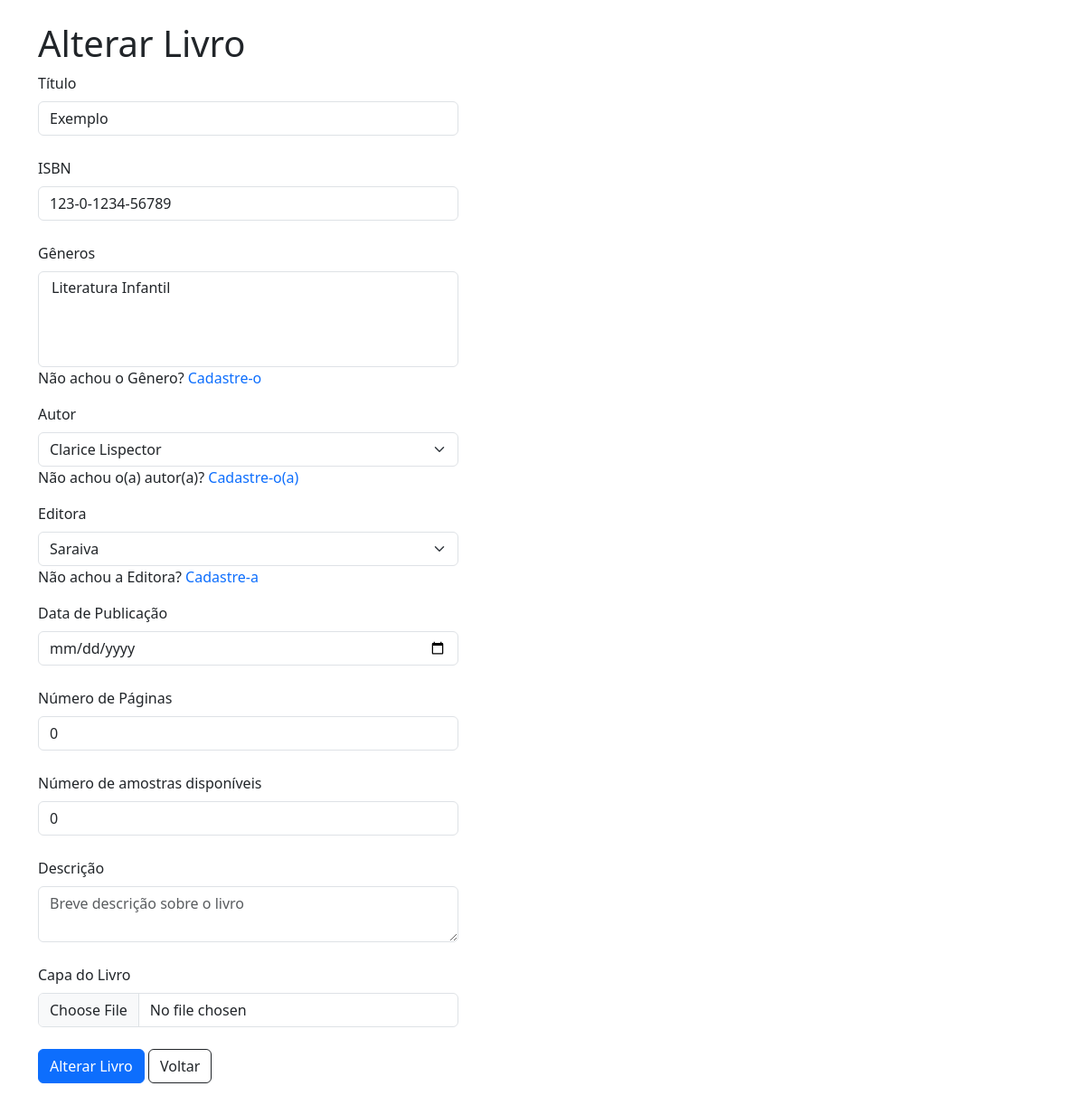
The page /livros/alterar_livro/6/ (signed in) on the database as committed earlier.
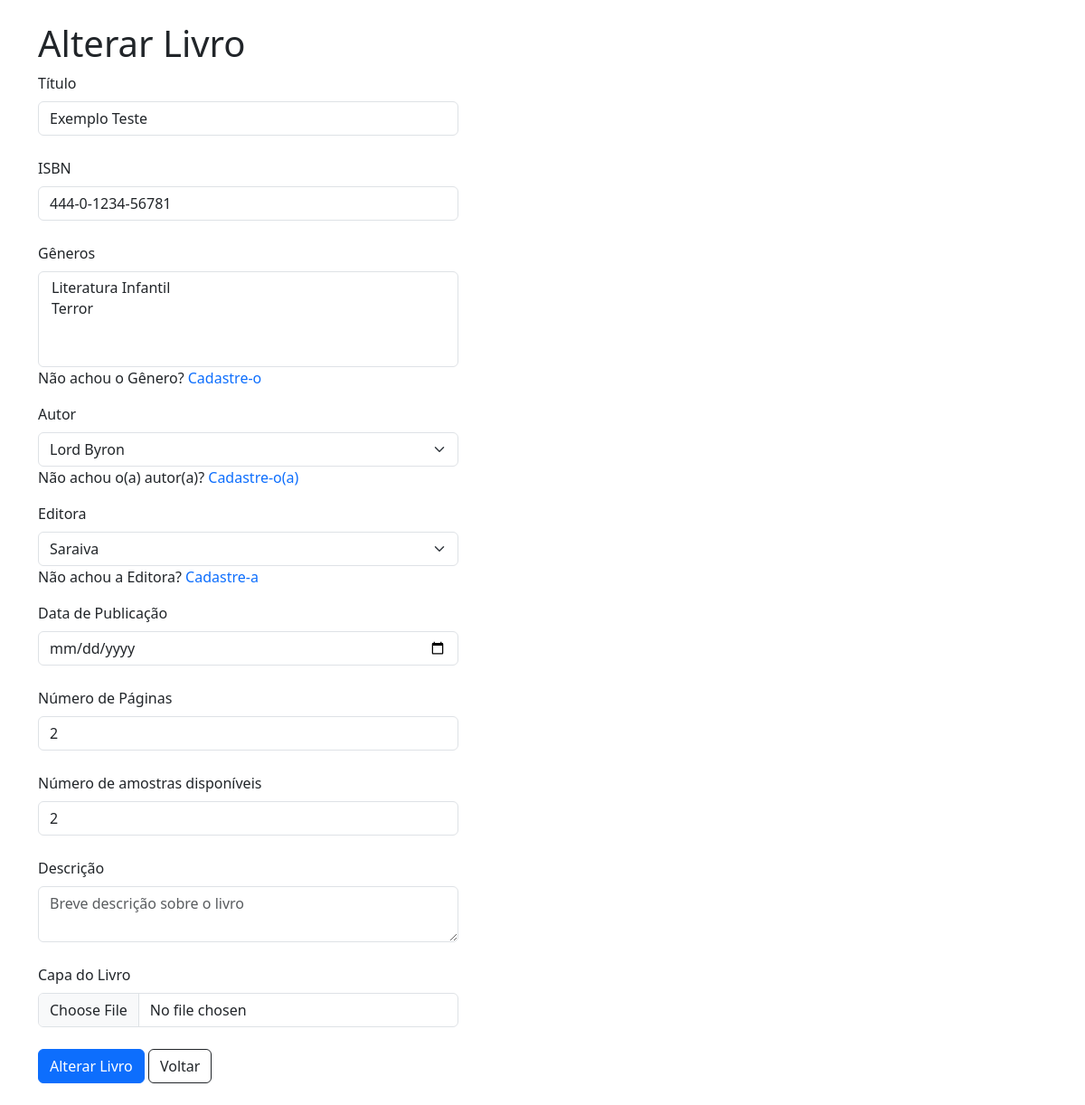
The same page on the database as committed later.
### livros/models.py (models this page shows, shortened)
class Livro(models.Model): #TODO adicionar genero do livro
    titulo = models.CharField(max_length=150, null=False, blank=False)
    isbn = models.CharField(max_length=20, unique=True, null=False)
    generos = models.ManyToManyField(Genero, related_name='livros')
    autor = models.ForeignKey(Autor, on_delete=models.CASCADE)
    editora = models.ForeignKey(Editora, on_delete=models.CASCADE)
    data_publicacao = models.DateField(null=False)
    numero_paginas = models.PositiveIntegerField(null=False)
    numero_amostras = models.PositiveIntegerField(null=False)
    descricao = models.TextField(blank=True)
    capa = models.ImageField(upload_to='livros_capas')
    data_cadastro = models.DateTimeField(auto_now_add=True)
    data_ultima_atualizacao = models.DateTimeField(auto_now=True)
    funcionario = models.ForeignKey(DadosFuncionario, on_delete=models.DO_NOTHING)

class Autor(models.Model):
    GENERO_CHOICES = [
        ('M', 'Masculino'),
        ('F', 'Feminino'),
        ('O', 'Outros'),
    ]
    nome = models.CharField(max_length=80, null=False)
    genero = models.CharField(max_length=10, choices=GENERO_CHOICES, default='O')
    biografia = models.TextField(null=False)
    nacionalidade = models.CharField(max_length=30, null=False)
    data_nascimento = models.DateField(null=False)
    data_cadastro = models.DateTimeField(auto_now_add=True)
    data_ultima_atualizacao = models.DateTimeField(auto_now=True)
    funcionario = models.ForeignKey(DadosFuncionario, on_delete=models.DO_NOTHING)
    foto_autor = models.ImageField(upload_to='autores')

class Editora(models.Model):
    nome = models.CharField(max_length=250, null=False)
    cnpj = models.CharField(max_length=18, unique=True)
    endereco = models.CharField(max_length=255, null=False)
    telefone = models.CharField(max_length=20, blank=True)
    email = models.EmailField(unique=True)
    site = models.URLField(null=True, blank=True)
    descricao = models.TextField(blank=True)
    data_cadastro = models.DateTimeField(auto_now_add=True)
    data_ultima_atualizacao = models.DateTimeField(auto_now=True)
    funcionario = models.ForeignKey(DadosFuncionario, on_delete=models.DO_NOTHING)
    foto_editora = models.ImageField(upload_to='editoras')

### livros/views.py (the view, shortened to what this page needs)
# urls.py: path('alterar_livro/<int:id>/', views.alterar_livro, name="alterar_livro"),
def alterar_livro(request, id):
    if not is_funcionario(request):
        add_message(request, constants.WARNING, "Você não é funcionário!")
        return redirect(visualizar_livros)
    try:
        livro = Livro.objects.get(id=id)
    except:
        add_message(request, constants.ERROR, "ID de livro inválido!")
        return redirect(visualizar_livros)
    if request.method == 'GET':
        autores = Autor.objects.all()
        editoras = Editora.objects.all()
        generos = Genero.objects.all()
        return render(request, 'alterar_livro.html', {'livro': livro, 'autores': autores, 'editoras': editoras, 'generos': generos})

### funcionarios/models.py (called while the page is built)
def is_funcionario(request):
    try:
        if DadosFuncionario.objects.filter(user=request.user, status=True):
            return True
    except:
        return False

### livros/templates/alterar_livro.html (shortened to what this page needs)
{% extends "base.html" %}
{% block 'body' %}
    <div class="container">
        <br>
        <h1>Alterar Livro</h1>
        <div class="col-md-5">
            <form action="{% url "alterar_livro" livro.id %}" method="post" enctype='multipart/form-data'>
                <label for="titulo" class="form-label">Título</label>
                <input type="text" name="titulo" id="titulo" placeholder="Título do livro" value="{{livro.titulo}}" class='form-control'>
                <br>
                <label for="isbn" class="form-label">ISBN</label>
                <input type="text" name="isbn" id="isbn" placeholder="ISBN do livro" value="{{livro.isbn}}" class='form-control'>
                <br>
                <label for="generos" class="form-label">Gêneros</label>
                <select multiple name="generos" id="generos" class="form-select">
                    {% for genero in generos %}
                        <option value="{{genero.id}}">{{genero.nome}}</option>
                    {% endfor %}
                </select>
                <p>Não achou o Gênero? <a href="{% url "genero_cadastro" %}" style="text-decoration: None">Cadastre-o</a></p>
                <label for="autor" class="form-label">Autor</label>
                <select name="autor" id="autor" class="form-select">
                    {% for autor in autores %}
                        <option value={{autor.id}} {% if livro.autor == autor %}selected{% endif %}>{{autor.nome}}</option>
                    {% endfor %}
                </select>
                <p>Não achou o&#40;a&#41; autor&#40;a&#41;? <a href="{% url "autor_cadastro" %}" style="text-decoration: None">Cadastre-o&#40;a&#41;</a></p>
                <label for="editora" class="form-label">Editora</label>
                <select name="editora" id="editora" class="form-select" required>
                    {% for editora in editoras %}
                        <option value={{editora.id}} {% if livro.editora == editora %}selected{% endif %}>{{editora.nome}}</option>
                    {% endfor %}
                </select>
                <p>Não achou a Editora? <a href="{% url "editora_cadastro" %}" style="text-decoration: None">Cadastre-a</a></p>
                <label for="data_publicacao" class="form-label">Data de Publicação</label>
                <input type="date" name="data_publicacao" id="data_publicacao" placeholder="Data de Publicação" value="{{livro.data_publicacao}}" class='form-control'>
                <br>
                <label for="numero_paginas" class="form-label">Número de Páginas</label>
                <input type="number" name="numero_paginas" id="numero_paginas" placeholder="Número de Páginas" class='form-control' value="{{livro.numero_paginas}}">
                <br>
                <label for="numero_amostras" class="form-label">Número de amostras disponíveis</label>
                <input type="number" name="numero_amostras" id="numero_amostras" placeholder="Número de Amostras" class="form-control" value="{{livro.numero_amostras}}">
                <br>
                <label for="descricao" class="form-label">Descrição</label>
                <textarea name="descricao" id="descricao" placeholder="Breve descrição sobre o livro" class="form-control"></textarea>
                <br>
                <label for="capa" class="form-label">Capa do Livro</label>
                <input type="file" name="capa" id="capa" class='form-control' placeholder="Imagem para capa do livro">
                <br>
                <input type="submit" value="Alterar Livro" class="btn btn-primary">
                <a href="{% url "visualizar_livros" %}" class="btn btn-outline-dark">Voltar</a>
            </form>
            <br>
        </div>
    </div>
{% endblock 'body' %}

Rows that differ between the two databases and show on the page:
changed Livro "Saraiva": titulo "Exemplo" → "Exemplo Teste"; isbn "123-0-1234-56789" → "444-0-1234-56781"; autor "Clarice Lispector" → "Lord Byron"; numero_paginas "0" → "2"; numero_amostras "0" → "2"
Other text that changed with them:
form field generos: "Literatura Infantil" → "Literatura Infantil / Terror"
